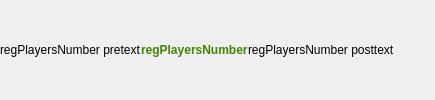
        <widget class="QWidget" name="regPlayersNumberWidget" native="true">
         <layout class="QGridLayout" name="gridLayout_10">
          <property name="leftMargin">
           <number>0</number>
          </property>
          <property name="topMargin">
           <number>0</number>
          </property>
          <property name="rightMargin">
           <number>0</number>
          </property>
          <property name="bottomMargin">
           <number>0</number>
          </property>
          <property name="spacing">
           <number>0</number>
          </property>
          <item row="0" column="0">
           <widget class="QLabel" name="regPlayersNumberPretext">
            <property name="text">
             <string>regPlayersNumber pretext</string>
            </property>
           </widget>
          </item>
          <item row="0" column="2">
           <widget class="QLabel" name="regPlayersNumberPosttext">
            <property name="text">
             <string>regPlayersNumber posttext</string>
            </property>
           </widget>
          </item>
          <item row="0" column="1">
           <widget class="QLabel" name="regPlayersNumber">
            <property name="font">
             <font>
              <weight>75</weight>
              <bold>true</bold>
             </font>
            </property>
            <property name="styleSheet">
             <string notr="true">color: rgb(65, 130, 0);</string>
            </property>
            <property name="text">
             <string>regPlayersNumber</string>
            </property>
           </widget>
          </item>
          <item row="0" column="3">
           <spacer name="horizontalSpacer_7">
            <property name="orientation">
             <enum>Qt::Horizontal</enum>
            </property>
            <property name="sizeHint" stdset="0">
             <size>
              <width>40</width>
              <height>20</height>
             </size>
            </property>
           </spacer>
          </item>
         </layout>
        </widget>
